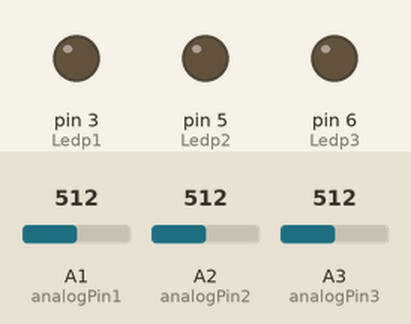
Recording of a sketch running on a simulated Arduino Uno, built with avr-gcc and run on an emulated ATmega328P. Parts: output pins drawn as LEDs (lit = HIGH). The inputs (shaded band) are chosen by the test bench; at power-on: A1 (analogPin1) = 512, A2 (analogPin2) = 512, A3 (analogPin3) = 512. What the sketch prints to the serial monitor is not drawn.

Above: at 0.1 s.
At 5.2 s:
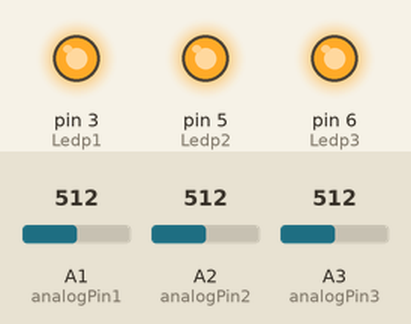
Timing chart, 0 to 11.8 s (numbered marks = the images above):
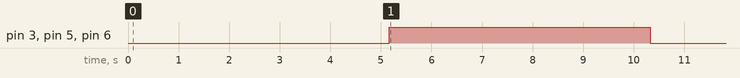

The sketch:

cor_od_read.ino
```cpp
int analogPin1 = A1;
int analogPin2 = A2;
int analogPin3 = A3;
// outside leads to ground and +5V
int val[3] = {0,0,0};  // variable to store the value read
int rowCount =30000;
int rowNumber = 0;
float cval[3] = {0,0,0};
int Ledp1 = 3;
int Ledp2 = 5;
int Ledp3 = 6;
float amb[3] = {0,0,0};
float led[3] = {0,0,0};
float pVolt[3] = {0,0,0};
float pertrans[3] = {0,0,0};
float OD[3] = {0,0,0};
int nrds = 30;

void setup() {
  Serial.begin(9600);  //  setup serial
  pinMode(Ledp1,OUTPUT);
  pinMode(Ledp2,OUTPUT);
  pinMode(Ledp3,OUTPUT);
}

void loop() {
 digitalWrite(Ledp1, LOW); //turns off LED
 digitalWrite(Ledp2, LOW);
 digitalWrite(Ledp3, LOW);
 delay(5000); //time to settle

  //reading sequence

  //get ambient readings
  for(int i=0;i<3;i++){
    amb[i] = 0;}

  for(int i=0; i<nrds ; i++){
    val[0] = analogRead(analogPin1);  // read the input pin
    val[1] = analogRead(analogPin2);
    val[2] = analogRead(analogPin3);
    amb[0] = amb[0] + val[0]/nrds;
    amb[1] = amb[1] + val[1]/nrds;
    amb[2] = amb[2] + val[2]/nrds;
    delay(5);
  }

  //get LED readings
  for(int i=0;i<3;i++){
    led[i] = 0;}

  digitalWrite(Ledp1, HIGH); //truns on LED
  digitalWrite(Ledp2, HIGH);
  digitalWrite(Ledp3, HIGH);
  delay(5000);//time to settle

  for(int i=0; i<nrds ; i++){
    val[0] = analogRead(analogPin1);
    val[1] = analogRead(analogPin2);
    val[2] = analogRead(analogPin3);
    led[0] = led[0] + val[0]/nrds;
    led[1] = led[1] + val[1]/nrds;
    led[2] = led[2] + val[2]/nrds;
    delay(5);
  }
  digitalWrite(Ledp1, LOW); //turns off LED
  digitalWrite(Ledp2, LOW);
  digitalWrite(Ledp3, LOW);

  cval[0] = led[0] - amb[0]; //corrected voltage values
  cval[1] = led[1] - amb[1];
  cval[2] = led[2] - amb[2];

  pVolt[0] = cval[0]/1024.0 * 5; //converts analog Read to units of Volts 1024units = 5V
  pertrans[0] = pVolt[0]/3.60 * 100; //percent MAX transmission(blank)=> 100% trans corresponds to 4V
  OD[0] = 2 - log10(pertrans[0]); // def of OD

  pVolt[1] = cval[1]/1024.0 * 5; //converts analog Read to units of Volts 1024units = 5V
  pertrans[1] = pVolt[1]/3.78 * 100; //percent MAX transmission(blank)=> 100% trans corresponds to 4V
  OD[1] = 2 - log10(pertrans[1]); // def of OD


  pVolt[2] = cval[2]/1024.0 * 5; //converts analog Read to units of Volts 1024units = 5V
  pertrans[2] = pVolt[2]/3.28 * 100; //percent MAX transmission(blank)=> 100% trans corresponds to 4V
  OD[2] = 2 - log10(pertrans[2]); // def of OD

  if (rowNumber < rowCount) {
    Serial.print(++rowNumber);
    Serial.print("\t Gluc:");
    Serial.print(OD[0]);
    Serial.print("\t 1x:");
    Serial.print(OD[1]);
    Serial.print("\t 2x:");
    Serial.println(OD[2]);
    }
  delay(120000);// debug value
}
```

Measured:
- by itself, pin 3 (Ledp1), pin 5 (Ledp2), pin 6 (Ledp3): LOW → HIGH at 5.2 s, → LOW 5.2 s later
